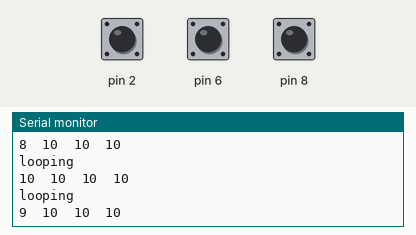
Bench run of a sketch on a simulated Arduino Uno, built with avr-gcc and run on an emulated ATmega328P. Parts: the last lines printed to the serial monitor. Inputs (shaded band) come from the test bench; at power-on: pin 2 HIGH, pin 6 HIGH, pin 8 HIGH.

Above: at 1.2 s.
1.3 s: pin 2 pulled LOW for 0.15 s
2.9 s: pin 6 pulled LOW for 3.2 s
At 3.7 s:
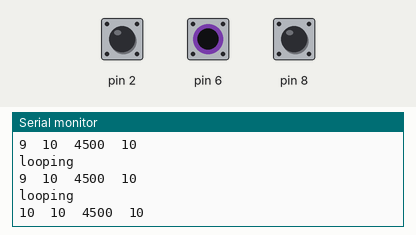
9.1 s: pin 8 pulled LOW for 0.15 s
12.2 s: pin 2 pulled LOW for 1 s
16.2 s: pin 8 pulled LOW for 3.2 s
At 17.2 s:
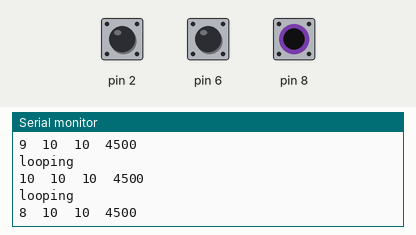
22.4 s: pin 6 pulled LOW for 1 s
At 23.4 s:
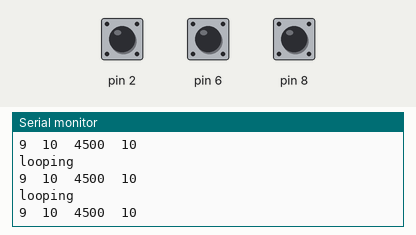
Timing chart, 0 to 25.4 s (numbered marks = the images above; inputs shaded):
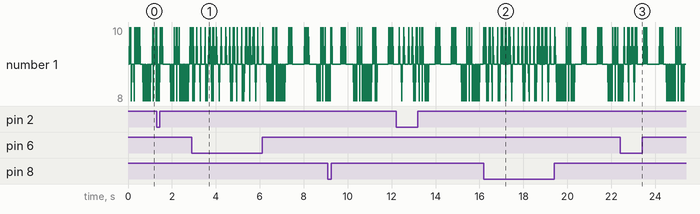

Measured:
- after the input at 2.9 s, the serial monitor: prints a new line after 0.07 s (image 1)
- after the input at 16.2 s, the serial monitor: prints a new line after 0.08 s (image 2)
- after the input at 22.4 s, the serial monitor: prints a new line after 0.07 s (image 3)

The sketch:

CapacitiveSensorTest.ino
```cpp
#include <CapacitiveSensor.h>

/*
 * CapitiveSense Library Demo Sketch
 * Paul Badger 2008
 * Uses a high value resistor e.g. 10M between send pin and receive pin
 * Resistor effects sensitivity, experiment with values, 50K - 50M. Larger resistor values yield larger sensor values.
 * Receive pin is the sensor pin - try different amounts of foil/metal on this pin
 */


CapacitiveSensor   cs_4_2 = CapacitiveSensor(4,2);        // 10M resistor between pins 4 & 2, pin 2 is sensor pin, add a wire and or foil if desired
  CapacitiveSensor   cs_4_6 = CapacitiveSensor(4,6);        // 10M resistor between pins 4 & 6, pin 6 is sensor pin, add a wire and or foil
CapacitiveSensor   cs_4_8 = CapacitiveSensor(4,8);        // 10M resistor between pins 4 & 8, pin 8 is sensor pin, add a wire and or foil

void setup()
{
   cs_4_2.set_CS_AutocaL_Millis(0xFFFFFFFF);     // turn off autocalibrate on channel 1 - just as an example
   Serial.begin(9600);
   Serial.println("Setup complete");
}

void loop()
{
  Serial.println("looping");
    long start = millis();
    long total1 =  cs_4_2.capacitiveSensor(30);
    long total2 =  cs_4_6.capacitiveSensor(30);
    long total3 =  cs_4_8.capacitiveSensor(30);

    Serial.print(millis() - start);        // check on performance in milliseconds
    Serial.print("\t");                    // tab character for debug windown spacing

    Serial.print(total1);                  // print sensor output 1
    Serial.print("\t");
    Serial.print(total2);                  // print sensor output 2
    Serial.print("\t");
    Serial.println(total3);                // print sensor output 3

    delay(10);                             // arbitrary delay to limit data to serial port
}
```
